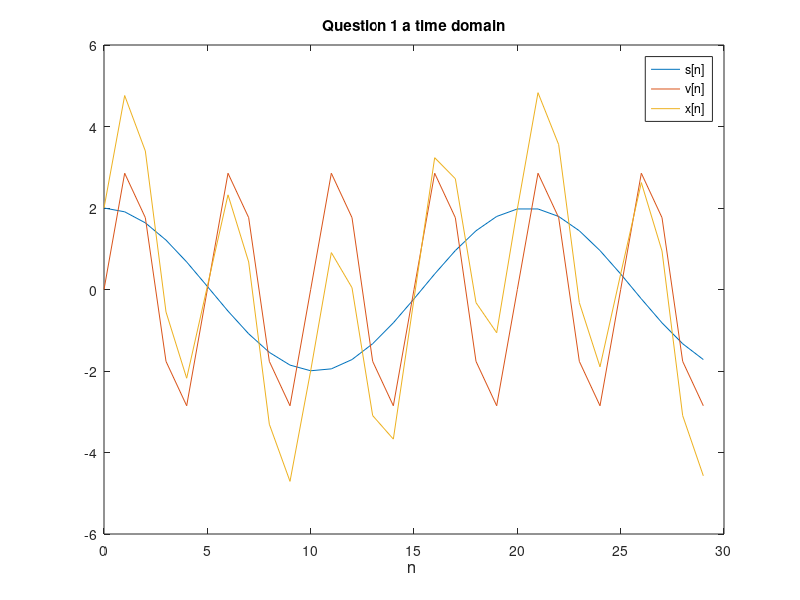
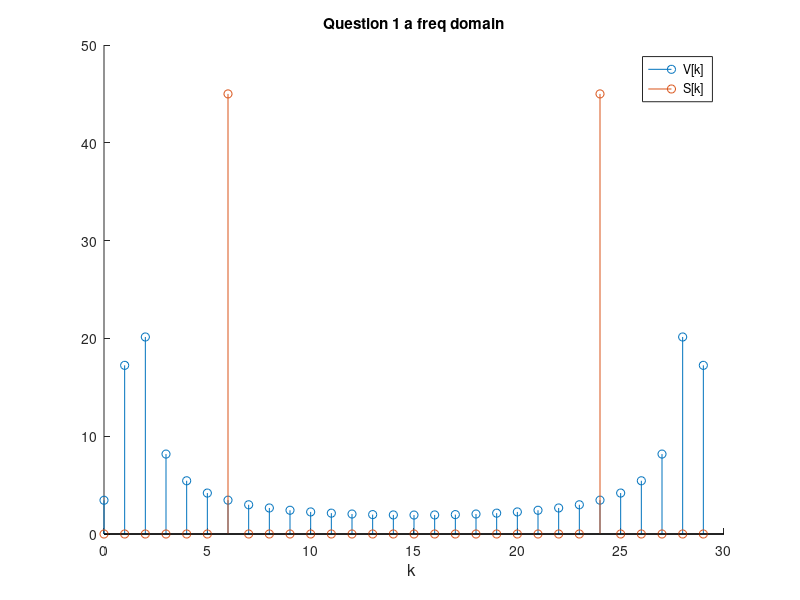
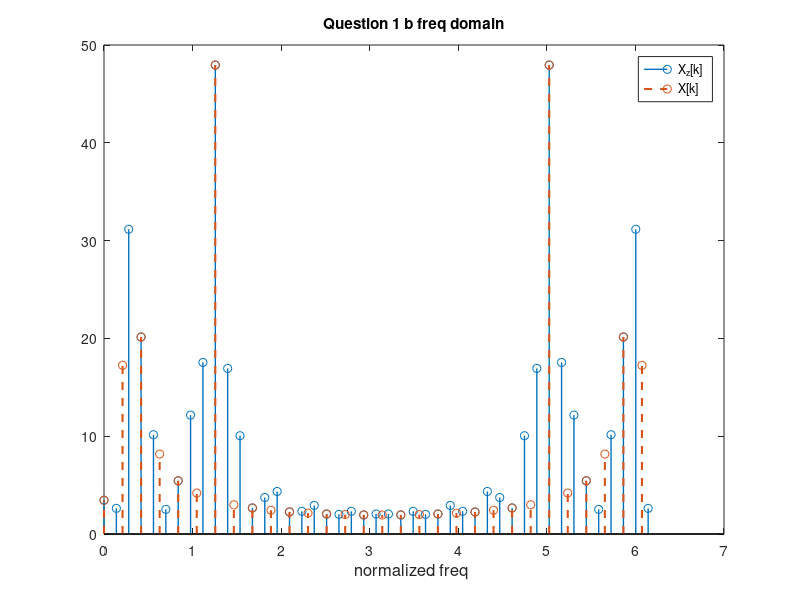
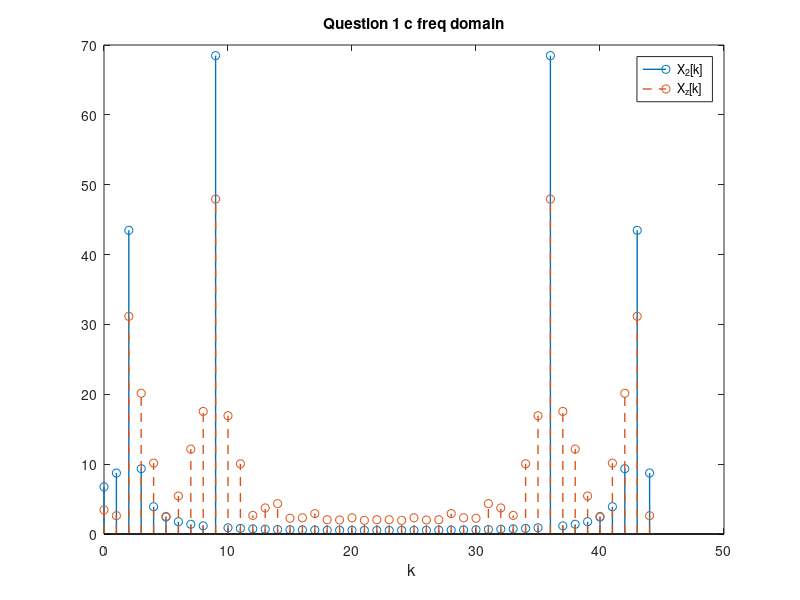

MATLAB code to generate these figures, in order:
%% a
N=30;
teta_1=pi/10.25;
teta_2=2*pi/5;

n=0:1:N-1;
k_30=0:1:N-1;

s=2*cos(teta_1*n);
v=3*sin(teta_2*n);
x=s+v;

figure
plot(n,s)
hold on
plot(n,v)
hold on
plot(n,x)
title('Question 1 a time domain'); xlabel('n ','FontSize',12); legend([{'s[n]'};{'v[n]'};{'x[n]'}]);

X=fft(x);
V=fft(v);
S=fft(s);

figure
%stem(k,abs(X))
hold on
stem(k_30,abs(S))
hold on
stem(k_30,abs(V))
title('Question 1 a freq domain'); xlabel('k ','FontSize',12); legend([{'V[k]'};{'S[k]'}]);
%% b
k_45=0:1:44;
k_30=0:1:N-1;

x_z=[x zeros(1,45-length(x))];
X_z=fft(x_z);

figure
stem((2*pi/45).*k_45,abs(X_z),'LineWidth',1)
hold on
stem((2*pi/30).*k_30,abs(X),'LineStyle','--','LineWidth',1.5)
    
title('Question 1 b freq domain'); xlabel('normalized freq ','FontSize',12); legend([{'X_z[k]'};{'X[k]'}]);
%% c
n_2=0:1:44;

x_2=2*cos(teta_1*n_2)+3*sin(teta_2*n_2);
X_2=fft(x_2);

figure
stem(k_45,abs(X_2),'LineWidth',1);
hold on
stem(k_45,abs(X_z),'LineStyle','--','LineWidth',1);
    
title('Question 1 c freq domain'); xlabel('k ','FontSize',12); legend([{'X_2[k]'};{'X_z[k]'}]);

%% d
norm_X=norm(X)^2;
norm_x=norm(x)^2;
disp(norm_X/norm_x)

norm_X_z=norm(X_z)^2;
norm_x_z=norm(x_z)^2;
disp(norm_X_z/norm_x_z)
%% e

teta=0:0.01:2*pi;
n=[0 1 2 ];
h=[1/3 1/3 1/3];

H_f = exp(-1i*teta'*n)*h.' ; % dtft

figure
stem((2*pi/30).*k_30,abs(X)/30,'LineStyle','--','LineWidth',1)
hold on
plot(teta,abs(H_f))
title('Question 1 e freq domain'); xlabel('teta ','FontSize',12); legend([{'X[k]'};{'H_1(teta)'}]);


h_p=[h zeros(1,32-length(h))];
H_p=fft(h_p);
x_p=[x zeros(1,32-length(x))];
X_p=fft(x_p);
Y_1=X_p.*H_p;

figure
k_32=0:1:31;
stem((2*pi/32).*k_32,abs(Y_1),'LineStyle','--','LineWidth',1)
hold on
stem((2*pi/30).*k_30,abs(X),'LineWidth',1)
title('Question 1 e freq domain'); xlabel('normalized k ','FontSize',12); legend([{'Y_1[k]'};{'X[k]'}]);

y_1=ifft(Y_1);
y_1=y_1(1:30);

figure
plot(k_30,x,'LineWidth',1)
hold on
plot(k_30,s,'LineStyle','--')
hold on
plot(k_30,v,'LineStyle','--')
hold on
plot(k_30,y_1,'LineWidth',1)
title('Question 1 e time domain'); xlabel('n','FontSize',12); legend([{'x[t]'};{'s[t]'};{'v[k]'};{'y_1[k]'}]);

%% f
n=[0 1];
h_2=[1 1];

H_2_f = exp(-1i*teta'*n)*h_2.' ; % dtft

figure
stem((2*pi/30).*k_30,abs(X)/30,'LineStyle','--','LineWidth',1)
hold on
plot(teta,abs(H_2_f))
title('Question 1 f freq domain'); xlabel('teta ','FontSize',12); legend([{'X[k]'};{'H_2(teta)'}]);


h_2_p=[h_2 zeros(1,31-length(h_2))];
H_2_p=fft(h_2_p);
x_p_2=[x zeros(1,31-length(x))];
X_p_2=fft(x_p_2);
Y_2=X_p_2.*H_2_p;

figure
k_31=0:1:30;
stem((2*pi/31).*k_31,abs(Y_2),'LineStyle','--','LineWidth',1)
hold on
stem((2*pi/30).*k_30,abs(X),'LineWidth',1)
title('Question 1 f freq domain'); xlabel('normalized k ','FontSize',12); legend([{'Y_2[k]'};{'X[k]'}]);

y_2=ifft(Y_2);
y_2=y_2(1:30);

figure
plot(k_30,x,'LineWidth',1)
hold on
plot(k_30,s,'LineStyle','--')
hold on
plot(k_30,v,'LineStyle','--')
hold on
plot(k_30,y_2,'LineWidth',1)
title('Question 1 f time domain'); xlabel('n','FontSize',12); legend([{'x[t]'};{'s[t]'};{'v[k]'};{'y_2[k]'}]);

